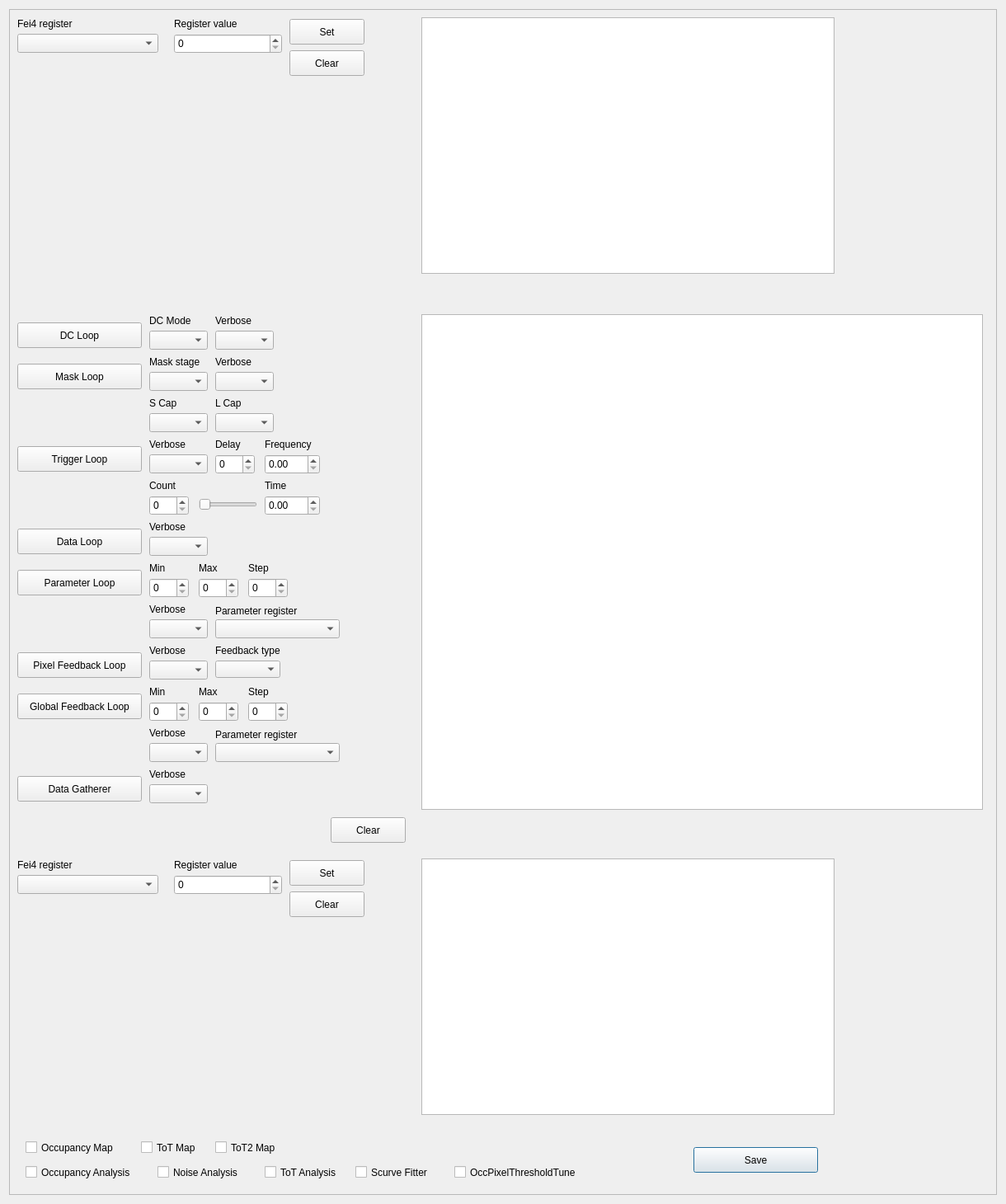
<?xml version="1.0" encoding="UTF-8"?>
<ui version="4.0">
 <class>CreateScanDialog</class>
 <widget class="QDialog" name="CreateScanDialog">
  <property name="geometry">
   <rect>
    <x>0</x>
    <y>0</y>
    <width>1220</width>
    <height>1460</height>
   </rect>
  </property>
  <property name="windowTitle">
   <string>Dialog</string>
  </property>
  <layout class="QHBoxLayout" name="horizontalLayout">
   <item>
    <widget class="QScrollArea" name="scrollArea">
     <property name="widgetResizable">
      <bool>true</bool>
     </property>
     <widget class="QWidget" name="scrollAreaWidgetContents">
      <property name="geometry">
       <rect>
        <x>0</x>
        <y>0</y>
        <width>1200</width>
        <height>1440</height>
       </rect>
      </property>
      <layout class="QGridLayout" name="gridLayout">
       <item row="0" column="0">
        <widget class="QFrame" name="owningFrame">
         <widget class="QPushButton" name="saveButton">
          <property name="geometry">
           <rect>
            <x>820</x>
            <y>1370</y>
            <width>151</width>
            <height>31</height>
           </rect>
          </property>
          <property name="text">
           <string>Save</string>
          </property>
         </widget>
         <widget class="QCheckBox" name="checkPixThr">
          <property name="geometry">
           <rect>
            <x>530</x>
            <y>1390</y>
            <width>161</width>
            <height>21</height>
           </rect>
          </property>
          <property name="text">
           <string>OccPixelThresholdTune</string>
          </property>
         </widget>
         <widget class="QCheckBox" name="checkToT2Map">
          <property name="geometry">
           <rect>
            <x>240</x>
            <y>1360</y>
            <width>81</width>
            <height>21</height>
           </rect>
          </property>
          <property name="text">
           <string>ToT2 Map</string>
          </property>
         </widget>
         <widget class="QCheckBox" name="checkToTMap">
          <property name="geometry">
           <rect>
            <x>150</x>
            <y>1360</y>
            <width>81</width>
            <height>21</height>
           </rect>
          </property>
          <property name="text">
           <string>ToT Map</string>
          </property>
         </widget>
         <widget class="QCheckBox" name="checkScuFit">
          <property name="geometry">
           <rect>
            <x>410</x>
            <y>1390</y>
            <width>101</width>
            <height>21</height>
           </rect>
          </property>
          <property name="text">
           <string>Scurve Fitter</string>
          </property>
         </widget>
         <widget class="QCheckBox" name="checkOccMap">
          <property name="geometry">
           <rect>
            <x>10</x>
            <y>1360</y>
            <width>121</width>
            <height>21</height>
           </rect>
          </property>
          <property name="text">
           <string>Occupancy Map</string>
          </property>
         </widget>
         <widget class="QCheckBox" name="checkToTAna">
          <property name="geometry">
           <rect>
            <x>300</x>
            <y>1390</y>
            <width>101</width>
            <height>21</height>
           </rect>
          </property>
          <property name="text">
           <string>ToT Analysis</string>
          </property>
         </widget>
         <widget class="QCheckBox" name="checkNoiseAna">
          <property name="geometry">
           <rect>
            <x>170</x>
            <y>1390</y>
            <width>121</width>
            <height>21</height>
           </rect>
          </property>
          <property name="text">
           <string>Noise Analysis</string>
          </property>
         </widget>
         <widget class="QCheckBox" name="checkOccAna">
          <property name="geometry">
           <rect>
            <x>10</x>
            <y>1390</y>
            <width>161</width>
            <height>21</height>
           </rect>
          </property>
          <property name="text">
           <string>Occupancy Analysis</string>
          </property>
         </widget>
         <widget class="QTableWidget" name="postscanTable">
          <property name="geometry">
           <rect>
            <x>490</x>
            <y>1020</y>
            <width>501</width>
            <height>311</height>
           </rect>
          </property>
         </widget>
         <widget class="QPushButton" name="fei4PostClearRegisterButton">
          <property name="geometry">
           <rect>
            <x>330</x>
            <y>1060</y>
            <width>91</width>
            <height>31</height>
           </rect>
          </property>
          <property name="text">
           <string>Clear</string>
          </property>
         </widget>
         <widget class="QLabel" name="fei4PostRegValLabel">
          <property name="geometry">
           <rect>
            <x>190</x>
            <y>1020</y>
            <width>91</width>
            <height>16</height>
           </rect>
          </property>
          <property name="text">
           <string>Register value</string>
          </property>
         </widget>
         <widget class="QSpinBox" name="fei4PostRegValBox">
          <property name="geometry">
           <rect>
            <x>190</x>
            <y>1040</y>
            <width>131</width>
            <height>24</height>
           </rect>
          </property>
          <property name="maximum">
           <number>65535</number>
          </property>
         </widget>
         <widget class="QComboBox" name="fei4PostRegisterBox">
          <property name="geometry">
           <rect>
            <x>0</x>
            <y>1040</y>
            <width>171</width>
            <height>23</height>
           </rect>
          </property>
         </widget>
         <widget class="QPushButton" name="fei4PostSetRegisterButton">
          <property name="geometry">
           <rect>
            <x>330</x>
            <y>1022</y>
            <width>91</width>
            <height>31</height>
           </rect>
          </property>
          <property name="text">
           <string>Set</string>
          </property>
         </widget>
         <widget class="QLabel" name="fei4PostRegisterLabel">
          <property name="geometry">
           <rect>
            <x>0</x>
            <y>1020</y>
            <width>81</width>
            <height>16</height>
           </rect>
          </property>
          <property name="text">
           <string>Fei4 register</string>
          </property>
         </widget>
         <widget class="QPushButton" name="fei4LoopClearButton">
          <property name="geometry">
           <rect>
            <x>380</x>
            <y>970</y>
            <width>91</width>
            <height>31</height>
           </rect>
          </property>
          <property name="text">
           <string>Clear</string>
          </property>
         </widget>
         <widget class="QPlainTextEdit" name="loopStructureText">
          <property name="geometry">
           <rect>
            <x>490</x>
            <y>360</y>
            <width>681</width>
            <height>601</height>
           </rect>
          </property>
         </widget>
         <widget class="QPushButton" name="dataLoopButton">
          <property name="geometry">
           <rect>
            <x>0</x>
            <y>620</y>
            <width>151</width>
            <height>31</height>
           </rect>
          </property>
          <property name="text">
           <string>Data Loop</string>
          </property>
         </widget>
         <widget class="QSpinBox" name="globalMaxBox">
          <property name="geometry">
           <rect>
            <x>220</x>
            <y>830</y>
            <width>48</width>
            <height>24</height>
           </rect>
          </property>
          <property name="maximum">
           <number>26880</number>
          </property>
         </widget>
         <widget class="QPushButton" name="PFbLoopButton">
          <property name="geometry">
           <rect>
            <x>0</x>
            <y>770</y>
            <width>151</width>
            <height>31</height>
           </rect>
          </property>
          <property name="text">
           <string>Pixel Feedback Loop</string>
          </property>
         </widget>
         <widget class="QLabel" name="dataVerboseLabel">
          <property name="geometry">
           <rect>
            <x>160</x>
            <y>610</y>
            <width>61</width>
            <height>16</height>
           </rect>
          </property>
          <property name="text">
           <string>Verbose</string>
          </property>
         </widget>
         <widget class="QComboBox" name="parameterVerboseBox">
          <property name="geometry">
           <rect>
            <x>160</x>
            <y>730</y>
            <width>71</width>
            <height>23</height>
           </rect>
          </property>
         </widget>
         <widget class="QLabel" name="parameterMaxLabel">
          <property name="geometry">
           <rect>
            <x>220</x>
            <y>660</y>
            <width>31</width>
            <height>16</height>
           </rect>
          </property>
          <property name="text">
           <string>Max</string>
          </property>
         </widget>
         <widget class="QSpinBox" name="parameterStepBox">
          <property name="geometry">
           <rect>
            <x>280</x>
            <y>680</y>
            <width>48</width>
            <height>24</height>
           </rect>
          </property>
         </widget>
         <widget class="QLabel" name="globalStepLabel">
          <property name="geometry">
           <rect>
            <x>280</x>
            <y>810</y>
            <width>31</width>
            <height>16</height>
           </rect>
          </property>
          <property name="text">
           <string>Step</string>
          </property>
         </widget>
         <widget class="QSpinBox" name="parameterMaxBox">
          <property name="geometry">
           <rect>
            <x>220</x>
            <y>680</y>
            <width>48</width>
            <height>24</height>
           </rect>
          </property>
          <property name="maximum">
           <number>26880</number>
          </property>
         </widget>
         <widget class="QLabel" name="parameterMinLabel">
          <property name="geometry">
           <rect>
            <x>160</x>
            <y>660</y>
            <width>21</width>
            <height>16</height>
           </rect>
          </property>
          <property name="text">
           <string>Min</string>
          </property>
         </widget>
         <widget class="QLabel" name="parameterStepLabel">
          <property name="geometry">
           <rect>
            <x>280</x>
            <y>660</y>
            <width>31</width>
            <height>16</height>
           </rect>
          </property>
          <property name="text">
           <string>Step</string>
          </property>
         </widget>
         <widget class="QPushButton" name="GFbLoopButton">
          <property name="geometry">
           <rect>
            <x>0</x>
            <y>820</y>
            <width>151</width>
            <height>31</height>
           </rect>
          </property>
          <property name="text">
           <string>Global Feedback Loop</string>
          </property>
         </widget>
         <widget class="QLabel" name="parameterRangeRegisterLabel">
          <property name="geometry">
           <rect>
            <x>240</x>
            <y>710</y>
            <width>121</width>
            <height>20</height>
           </rect>
          </property>
          <property name="text">
           <string>Parameter register</string>
          </property>
         </widget>
         <widget class="QLabel" name="pixelFeedbackLabel">
          <property name="geometry">
           <rect>
            <x>240</x>
            <y>760</y>
            <width>101</width>
            <height>16</height>
           </rect>
          </property>
          <property name="text">
           <string>Feedback type</string>
          </property>
         </widget>
         <widget class="QComboBox" name="globalVerboseBox">
          <property name="geometry">
           <rect>
            <x>160</x>
            <y>880</y>
            <width>71</width>
            <height>23</height>
           </rect>
          </property>
         </widget>
         <widget class="QPushButton" name="gatherButton">
          <property name="geometry">
           <rect>
            <x>0</x>
            <y>920</y>
            <width>151</width>
            <height>31</height>
           </rect>
          </property>
          <property name="text">
           <string>Data Gatherer</string>
          </property>
         </widget>
         <widget class="QLabel" name="globalMinLabel">
          <property name="geometry">
           <rect>
            <x>160</x>
            <y>810</y>
            <width>21</width>
            <height>16</height>
           </rect>
          </property>
          <property name="text">
           <string>Min</string>
          </property>
         </widget>
         <widget class="QLabel" name="gatherVerboseLabel">
          <property name="geometry">
           <rect>
            <x>160</x>
            <y>910</y>
            <width>61</width>
            <height>16</height>
           </rect>
          </property>
          <property name="text">
           <string>Verbose</string>
          </property>
         </widget>
         <widget class="QComboBox" name="parameterRangeRegisterBox">
          <property name="geometry">
           <rect>
            <x>240</x>
            <y>730</y>
            <width>151</width>
            <height>23</height>
           </rect>
          </property>
         </widget>
         <widget class="QComboBox" name="pixelFeedbackBox">
          <property name="geometry">
           <rect>
            <x>240</x>
            <y>780</y>
            <width>79</width>
            <height>21</height>
           </rect>
          </property>
         </widget>
         <widget class="QLabel" name="pixelVerboseLabel">
          <property name="geometry">
           <rect>
            <x>160</x>
            <y>760</y>
            <width>61</width>
            <height>16</height>
           </rect>
          </property>
          <property name="text">
           <string>Verbose</string>
          </property>
         </widget>
         <widget class="QLabel" name="globalVerboseLabel">
          <property name="geometry">
           <rect>
            <x>160</x>
            <y>860</y>
            <width>61</width>
            <height>16</height>
           </rect>
          </property>
          <property name="text">
           <string>Verbose</string>
          </property>
         </widget>
         <widget class="QComboBox" name="pixelVerboseBox">
          <property name="geometry">
           <rect>
            <x>160</x>
            <y>780</y>
            <width>71</width>
            <height>23</height>
           </rect>
          </property>
         </widget>
         <widget class="QComboBox" name="dataVerboseBox">
          <property name="geometry">
           <rect>
            <x>160</x>
            <y>630</y>
            <width>71</width>
            <height>23</height>
           </rect>
          </property>
         </widget>
         <widget class="QLabel" name="globalMaxLabel">
          <property name="geometry">
           <rect>
            <x>220</x>
            <y>810</y>
            <width>31</width>
            <height>16</height>
           </rect>
          </property>
          <property name="text">
           <string>Max</string>
          </property>
         </widget>
         <widget class="QComboBox" name="gatherVerboseBox">
          <property name="geometry">
           <rect>
            <x>160</x>
            <y>930</y>
            <width>71</width>
            <height>23</height>
           </rect>
          </property>
         </widget>
         <widget class="QComboBox" name="globalRegisterBox">
          <property name="geometry">
           <rect>
            <x>240</x>
            <y>880</y>
            <width>151</width>
            <height>23</height>
           </rect>
          </property>
         </widget>
         <widget class="QPushButton" name="parameterLoopButton">
          <property name="geometry">
           <rect>
            <x>0</x>
            <y>670</y>
            <width>151</width>
            <height>31</height>
           </rect>
          </property>
          <property name="text">
           <string>Parameter Loop</string>
          </property>
         </widget>
         <widget class="QLabel" name="globalRegisterLabel">
          <property name="geometry">
           <rect>
            <x>240</x>
            <y>860</y>
            <width>121</width>
            <height>20</height>
           </rect>
          </property>
          <property name="text">
           <string>Parameter register</string>
          </property>
         </widget>
         <widget class="QLabel" name="parameterVerboseLabel">
          <property name="geometry">
           <rect>
            <x>160</x>
            <y>710</y>
            <width>61</width>
            <height>16</height>
           </rect>
          </property>
          <property name="text">
           <string>Verbose</string>
          </property>
         </widget>
         <widget class="QSpinBox" name="globalStepBox">
          <property name="geometry">
           <rect>
            <x>280</x>
            <y>830</y>
            <width>48</width>
            <height>24</height>
           </rect>
          </property>
         </widget>
         <widget class="QSpinBox" name="parameterMinBox">
          <property name="geometry">
           <rect>
            <x>160</x>
            <y>680</y>
            <width>48</width>
            <height>24</height>
           </rect>
          </property>
          <property name="maximum">
           <number>26880</number>
          </property>
         </widget>
         <widget class="QSpinBox" name="globalMinBox">
          <property name="geometry">
           <rect>
            <x>160</x>
            <y>830</y>
            <width>48</width>
            <height>24</height>
           </rect>
          </property>
          <property name="maximum">
           <number>26880</number>
          </property>
         </widget>
         <widget class="QLabel" name="dcModeLabel">
          <property name="geometry">
           <rect>
            <x>160</x>
            <y>360</y>
            <width>61</width>
            <height>16</height>
           </rect>
          </property>
          <property name="text">
           <string>DC Mode</string>
          </property>
         </widget>
         <widget class="QLabel" name="triggerVerboseLabel">
          <property name="geometry">
           <rect>
            <x>160</x>
            <y>510</y>
            <width>61</width>
            <height>16</height>
           </rect>
          </property>
          <property name="text">
           <string>Verbose</string>
          </property>
         </widget>
         <widget class="QComboBox" name="dcVerboseBox">
          <property name="geometry">
           <rect>
            <x>240</x>
            <y>380</y>
            <width>71</width>
            <height>23</height>
           </rect>
          </property>
         </widget>
         <widget class="QPushButton" name="maskLoopButton">
          <property name="geometry">
           <rect>
            <x>0</x>
            <y>420</y>
            <width>151</width>
            <height>31</height>
           </rect>
          </property>
          <property name="text">
           <string>Mask Loop</string>
          </property>
         </widget>
         <widget class="QPushButton" name="dcLoopButton">
          <property name="geometry">
           <rect>
            <x>0</x>
            <y>370</y>
            <width>151</width>
            <height>31</height>
           </rect>
          </property>
          <property name="text">
           <string>DC Loop</string>
          </property>
         </widget>
         <widget class="QLabel" name="triggerCountLabel">
          <property name="geometry">
           <rect>
            <x>160</x>
            <y>560</y>
            <width>41</width>
            <height>16</height>
           </rect>
          </property>
          <property name="text">
           <string>Count</string>
          </property>
         </widget>
         <widget class="QLabel" name="triggerTimeLabel">
          <property name="geometry">
           <rect>
            <x>300</x>
            <y>560</y>
            <width>31</width>
            <height>16</height>
           </rect>
          </property>
          <property name="text">
           <string>Time</string>
          </property>
         </widget>
         <widget class="QComboBox" name="maskVerboseBox">
          <property name="geometry">
           <rect>
            <x>240</x>
            <y>430</y>
            <width>71</width>
            <height>23</height>
           </rect>
          </property>
         </widget>
         <widget class="QLabel" name="triggerFrequencyLabel">
          <property name="geometry">
           <rect>
            <x>300</x>
            <y>510</y>
            <width>71</width>
            <height>16</height>
           </rect>
          </property>
          <property name="text">
           <string>Frequency</string>
          </property>
         </widget>
         <widget class="QLabel" name="maskLcapLabel">
          <property name="geometry">
           <rect>
            <x>240</x>
            <y>460</y>
            <width>41</width>
            <height>16</height>
           </rect>
          </property>
          <property name="text">
           <string>L Cap</string>
          </property>
         </widget>
         <widget class="QComboBox" name="maskLcapBox">
          <property name="geometry">
           <rect>
            <x>240</x>
            <y>480</y>
            <width>71</width>
            <height>23</height>
           </rect>
          </property>
         </widget>
         <widget class="QSpinBox" name="triggerCountBox">
          <property name="geometry">
           <rect>
            <x>160</x>
            <y>580</y>
            <width>48</width>
            <height>24</height>
           </rect>
          </property>
          <property name="maximum">
           <number>10000</number>
          </property>
          <property name="singleStep">
           <number>10</number>
          </property>
         </widget>
         <widget class="QPushButton" name="triggerLoopButton">
          <property name="geometry">
           <rect>
            <x>0</x>
            <y>520</y>
            <width>151</width>
            <height>31</height>
           </rect>
          </property>
          <property name="text">
           <string>Trigger Loop</string>
          </property>
         </widget>
         <widget class="QComboBox" name="maskScapBox">
          <property name="geometry">
           <rect>
            <x>160</x>
            <y>480</y>
            <width>71</width>
            <height>23</height>
           </rect>
          </property>
         </widget>
         <widget class="QLabel" name="maskScapLabel">
          <property name="geometry">
           <rect>
            <x>160</x>
            <y>460</y>
            <width>41</width>
            <height>16</height>
           </rect>
          </property>
          <property name="text">
           <string>S Cap</string>
          </property>
         </widget>
         <widget class="QLabel" name="dcVerboseLabel">
          <property name="geometry">
           <rect>
            <x>240</x>
            <y>360</y>
            <width>61</width>
            <height>16</height>
           </rect>
          </property>
          <property name="text">
           <string>Verbose</string>
          </property>
         </widget>
         <widget class="QLabel" name="maskVerboseLabel">
          <property name="geometry">
           <rect>
            <x>240</x>
            <y>410</y>
            <width>61</width>
            <height>16</height>
           </rect>
          </property>
          <property name="text">
           <string>Verbose</string>
          </property>
         </widget>
         <widget class="QSlider" name="horizontalSlider">
          <property name="geometry">
           <rect>
            <x>220</x>
            <y>580</y>
            <width>71</width>
            <height>21</height>
           </rect>
          </property>
          <property name="orientation">
           <enum>Qt::Horizontal</enum>
          </property>
         </widget>
         <widget class="QSpinBox" name="triggerDelayBox">
          <property name="geometry">
           <rect>
            <x>240</x>
            <y>530</y>
            <width>48</width>
            <height>24</height>
           </rect>
          </property>
         </widget>
         <widget class="QComboBox" name="maskStageBox">
          <property name="geometry">
           <rect>
            <x>160</x>
            <y>430</y>
            <width>71</width>
            <height>23</height>
           </rect>
          </property>
         </widget>
         <widget class="QDoubleSpinBox" name="triggerTimeBox">
          <property name="geometry">
           <rect>
            <x>300</x>
            <y>580</y>
            <width>67</width>
            <height>24</height>
           </rect>
          </property>
         </widget>
         <widget class="QComboBox" name="triggerVerboseBox">
          <property name="geometry">
           <rect>
            <x>160</x>
            <y>530</y>
            <width>71</width>
            <height>23</height>
           </rect>
          </property>
         </widget>
         <widget class="QLabel" name="maskStageLabel">
          <property name="geometry">
           <rect>
            <x>160</x>
            <y>410</y>
            <width>71</width>
            <height>16</height>
           </rect>
          </property>
          <property name="text">
           <string>Mask stage</string>
          </property>
         </widget>
         <widget class="QLabel" name="triggerDelayLabel">
          <property name="geometry">
           <rect>
            <x>240</x>
            <y>510</y>
            <width>41</width>
            <height>16</height>
           </rect>
          </property>
          <property name="text">
           <string>Delay</string>
          </property>
         </widget>
         <widget class="QDoubleSpinBox" name="triggerFrequencyBox">
          <property name="geometry">
           <rect>
            <x>300</x>
            <y>530</y>
            <width>67</width>
            <height>24</height>
           </rect>
          </property>
          <property name="maximum">
           <double>100000.000000000000000</double>
          </property>
          <property name="singleStep">
           <double>100.000000000000000</double>
          </property>
         </widget>
         <widget class="QComboBox" name="dcModeBox">
          <property name="geometry">
           <rect>
            <x>160</x>
            <y>380</y>
            <width>71</width>
            <height>23</height>
           </rect>
          </property>
         </widget>
         <widget class="QTableWidget" name="prescanTable">
          <property name="geometry">
           <rect>
            <x>490</x>
            <y>0</y>
            <width>501</width>
            <height>311</height>
           </rect>
          </property>
         </widget>
         <widget class="QPushButton" name="fei4PreClearRegisterButton">
          <property name="geometry">
           <rect>
            <x>330</x>
            <y>40</y>
            <width>91</width>
            <height>31</height>
           </rect>
          </property>
          <property name="text">
           <string>Clear</string>
          </property>
         </widget>
         <widget class="QLabel" name="fei4PreRegisterLabel">
          <property name="geometry">
           <rect>
            <x>0</x>
            <y>0</y>
            <width>81</width>
            <height>16</height>
           </rect>
          </property>
          <property name="text">
           <string>Fei4 register</string>
          </property>
         </widget>
         <widget class="QComboBox" name="fei4PreRegisterBox">
          <property name="geometry">
           <rect>
            <x>0</x>
            <y>20</y>
            <width>171</width>
            <height>23</height>
           </rect>
          </property>
         </widget>
         <widget class="QLabel" name="fei4PreRegValLabel">
          <property name="geometry">
           <rect>
            <x>190</x>
            <y>0</y>
            <width>91</width>
            <height>16</height>
           </rect>
          </property>
          <property name="text">
           <string>Register value</string>
          </property>
         </widget>
         <widget class="QSpinBox" name="fei4PreRegValBox">
          <property name="geometry">
           <rect>
            <x>190</x>
            <y>20</y>
            <width>131</width>
            <height>24</height>
           </rect>
          </property>
          <property name="maximum">
           <number>65535</number>
          </property>
         </widget>
         <widget class="QPushButton" name="fei4PreSetRegisterButton">
          <property name="geometry">
           <rect>
            <x>330</x>
            <y>2</y>
            <width>91</width>
            <height>31</height>
           </rect>
          </property>
          <property name="text">
           <string>Set</string>
          </property>
         </widget>
        </widget>
       </item>
      </layout>
     </widget>
    </widget>
   </item>
  </layout>
 </widget>
 <resources/>
 <connections/>
</ui>
